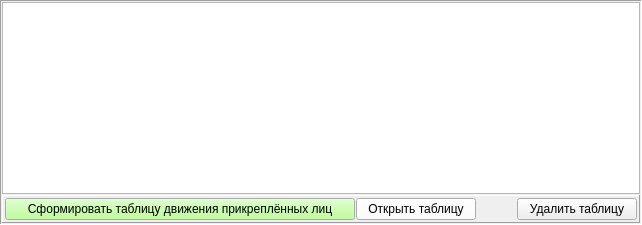
     <widget class="QFrame" name="pan_moves">
      <property name="frameShape">
       <enum>QFrame::Panel</enum>
      </property>
      <property name="frameShadow">
       <enum>QFrame::Sunken</enum>
      </property>
      <layout class="QVBoxLayout" name="verticalLayout_4">
       <property name="spacing">
        <number>1</number>
       </property>
       <property name="leftMargin">
        <number>1</number>
       </property>
       <property name="topMargin">
        <number>1</number>
       </property>
       <property name="rightMargin">
        <number>1</number>
       </property>
       <property name="bottomMargin">
        <number>1</number>
       </property>
       <item>
        <widget class="QTableView" name="tab_moves">
         <property name="selectionMode">
          <enum>QAbstractItemView::SingleSelection</enum>
         </property>
         <property name="selectionBehavior">
          <enum>QAbstractItemView::SelectRows</enum>
         </property>
         <attribute name="horizontalHeaderMinimumSectionSize">
          <number>20</number>
         </attribute>
         <attribute name="verticalHeaderDefaultSectionSize">
          <number>20</number>
         </attribute>
         <attribute name="verticalHeaderMinimumSectionSize">
          <number>20</number>
         </attribute>
        </widget>
       </item>
       <item>
        <widget class="QFrame" name="pan_moves_DN">
         <property name="frameShape">
          <enum>QFrame::Panel</enum>
         </property>
         <property name="frameShadow">
          <enum>QFrame::Raised</enum>
         </property>
         <layout class="QHBoxLayout" name="horizontalLayout_7">
          <property name="spacing">
           <number>1</number>
          </property>
          <property name="leftMargin">
           <number>2</number>
          </property>
          <property name="topMargin">
           <number>2</number>
          </property>
          <property name="rightMargin">
           <number>2</number>
          </property>
          <property name="bottomMargin">
           <number>2</number>
          </property>
          <item>
           <widget class="QPushButton" name="bn_add_move">
            <property name="minimumSize">
             <size>
              <width>350</width>
              <height>0</height>
             </size>
            </property>
            <property name="palette">
             <palette>
              <active>
               <colorrole role="Button">
                <brush brushstyle="SolidPattern">
                 <color alpha="255">
                  <red>170</red>
                  <green>255</green>
                  <blue>127</blue>
                 </color>
                </brush>
               </colorrole>
              </active>
              <inactive>
               <colorrole role="Button">
                <brush brushstyle="SolidPattern">
                 <color alpha="255">
                  <red>170</red>
                  <green>255</green>
                  <blue>127</blue>
                 </color>
                </brush>
               </colorrole>
              </inactive>
              <disabled>
               <colorrole role="Button">
                <brush brushstyle="SolidPattern">
                 <color alpha="255">
                  <red>170</red>
                  <green>255</green>
                  <blue>127</blue>
                 </color>
                </brush>
               </colorrole>
              </disabled>
             </palette>
            </property>
            <property name="font">
             <font>
              <weight>50</weight>
              <bold>false</bold>
             </font>
            </property>
            <property name="text">
             <string>Сформировать таблицу движения прикреплённых лиц</string>
            </property>
           </widget>
          </item>
          <item>
           <widget class="QPushButton" name="bn_open_move">
            <property name="minimumSize">
             <size>
              <width>120</width>
              <height>0</height>
             </size>
            </property>
            <property name="palette">
             <palette>
              <active>
               <colorrole role="Button">
                <brush brushstyle="SolidPattern">
                 <color alpha="255">
                  <red>255</red>
                  <green>255</green>
                  <blue>255</blue>
                 </color>
                </brush>
               </colorrole>
              </active>
              <inactive>
               <colorrole role="Button">
                <brush brushstyle="SolidPattern">
                 <color alpha="255">
                  <red>255</red>
                  <green>255</green>
                  <blue>255</blue>
                 </color>
                </brush>
               </colorrole>
              </inactive>
              <disabled>
               <colorrole role="Button">
                <brush brushstyle="SolidPattern">
                 <color alpha="255">
                  <red>255</red>
                  <green>255</green>
                  <blue>255</blue>
                 </color>
                </brush>
               </colorrole>
              </disabled>
             </palette>
            </property>
            <property name="font">
             <font>
              <weight>50</weight>
              <bold>false</bold>
             </font>
            </property>
            <property name="text">
             <string>Открыть таблицу</string>
            </property>
           </widget>
          </item>
          <item>
           <spacer name="horizontalSpacer_7">
            <property name="orientation">
             <enum>Qt::Horizontal</enum>
            </property>
            <property name="sizeHint" stdset="0">
             <size>
              <width>40</width>
              <height>20</height>
             </size>
            </property>
           </spacer>
          </item>
          <item>
           <widget class="QPushButton" name="bn_delete_move">
            <property name="minimumSize">
             <size>
              <width>120</width>
              <height>0</height>
             </size>
            </property>
            <property name="font">
             <font>
              <weight>50</weight>
              <bold>false</bold>
             </font>
            </property>
            <property name="text">
             <string>Удалить таблицу</string>
            </property>
           </widget>
          </item>
         </layout>
        </widget>
       </item>
      </layout>
     </widget>
